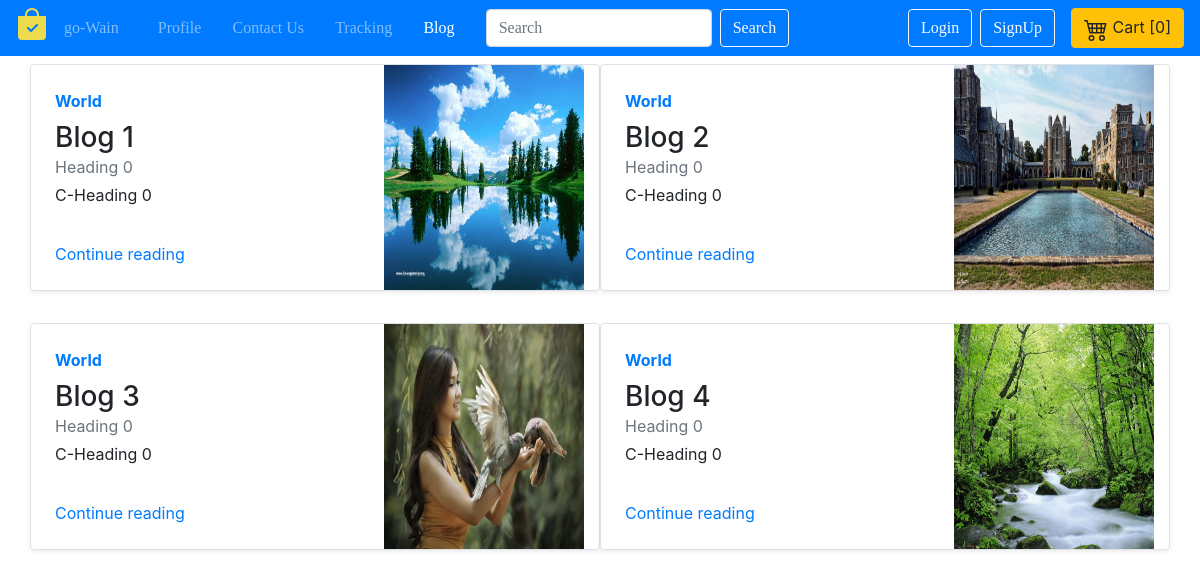
Screenshot of /blog/ with the database file from the repository.
### blog/models.py (models this page shows, shortened)
class Blogpost(models.Model):
    post_id = models.AutoField(primary_key=True)
    title = models.CharField(max_length=50, default="")
    head0 = models.CharField(max_length=500, default="")
    chead0 = models.CharField(max_length=5000, default="")
    head1 = models.CharField(max_length=500, default="")
    chead1 = models.CharField(max_length=5000, default="")
    head2 = models.CharField(max_length=500, default="")
    chead2 = models.CharField(max_length=5000, default="")
    pub_date = models.DateTimeField()
    thumbnail = models.ImageField(upload_to='blog/images', default="")

### blog/views.py (the view)
# urls.py: path("", views.index, name = "bloghome"),
def index(request):
    data = Blogpost.objects.all()
    return render(request, 'blog/index.html', {"param": data})

### blog/templates/blog/index.html (shortened to what this page needs)
{% extends 'basic.html' %}
{% block body %}
<div class="container my-2">
  <div class="row mb-2">
    {% for i in param %}
    <div class="col-md-6">
      <div class="row g-0 border rounded overflow-hidden flex-md-row mb-4 shadow-sm h-md-250 position-relative">
        <div class="col p-4 d-flex flex-column position-static">
          <strong class="d-inline-block mb-2 text-primary">World</strong>
          <h3 class="mb-0">{{i.title}}</h3>
          <div class="mb-1 text-muted">{{i.head0}}</div>
          <p class="card-text mb-auto">{{i.chead0}}</p>
          <a href="blogpost/{{i.post_id}}" class="stretched-link">Continue reading</a>
        </div>
        <div class="col-auto d-none d-lg-block">
          <img src='/media/{{i.thumbnail}}' class="bd-placeholder-img" width="200" height="225" role="img"
            aria-label="Placeholder: Thumbnail" preserveAspectRatio="xMidYMid slice" focusable="false">
        </div>
      </div>
    </div>
    {% if forloop.counter|divisibleby:2 %}
  </div>
  <div class="row my-2">
    {% endif %}
    {% endfor %}
  </div>
  {% endblock body %}

### rows the page displays
Blogpost: title "Blog 1", head0 "Heading 0", chead0 "C-Heading 0", thumbnail (picture)
Blogpost: title "Blog 2", head0 "Heading 0", chead0 "C-Heading 0", thumbnail (picture)
Blogpost: title "Blog 3", head0 "Heading 0", chead0 "C-Heading 0", thumbnail (picture)
Blogpost: title "Blog 4", head0 "Heading 0", chead0 "C-Heading 0", thumbnail (picture)
